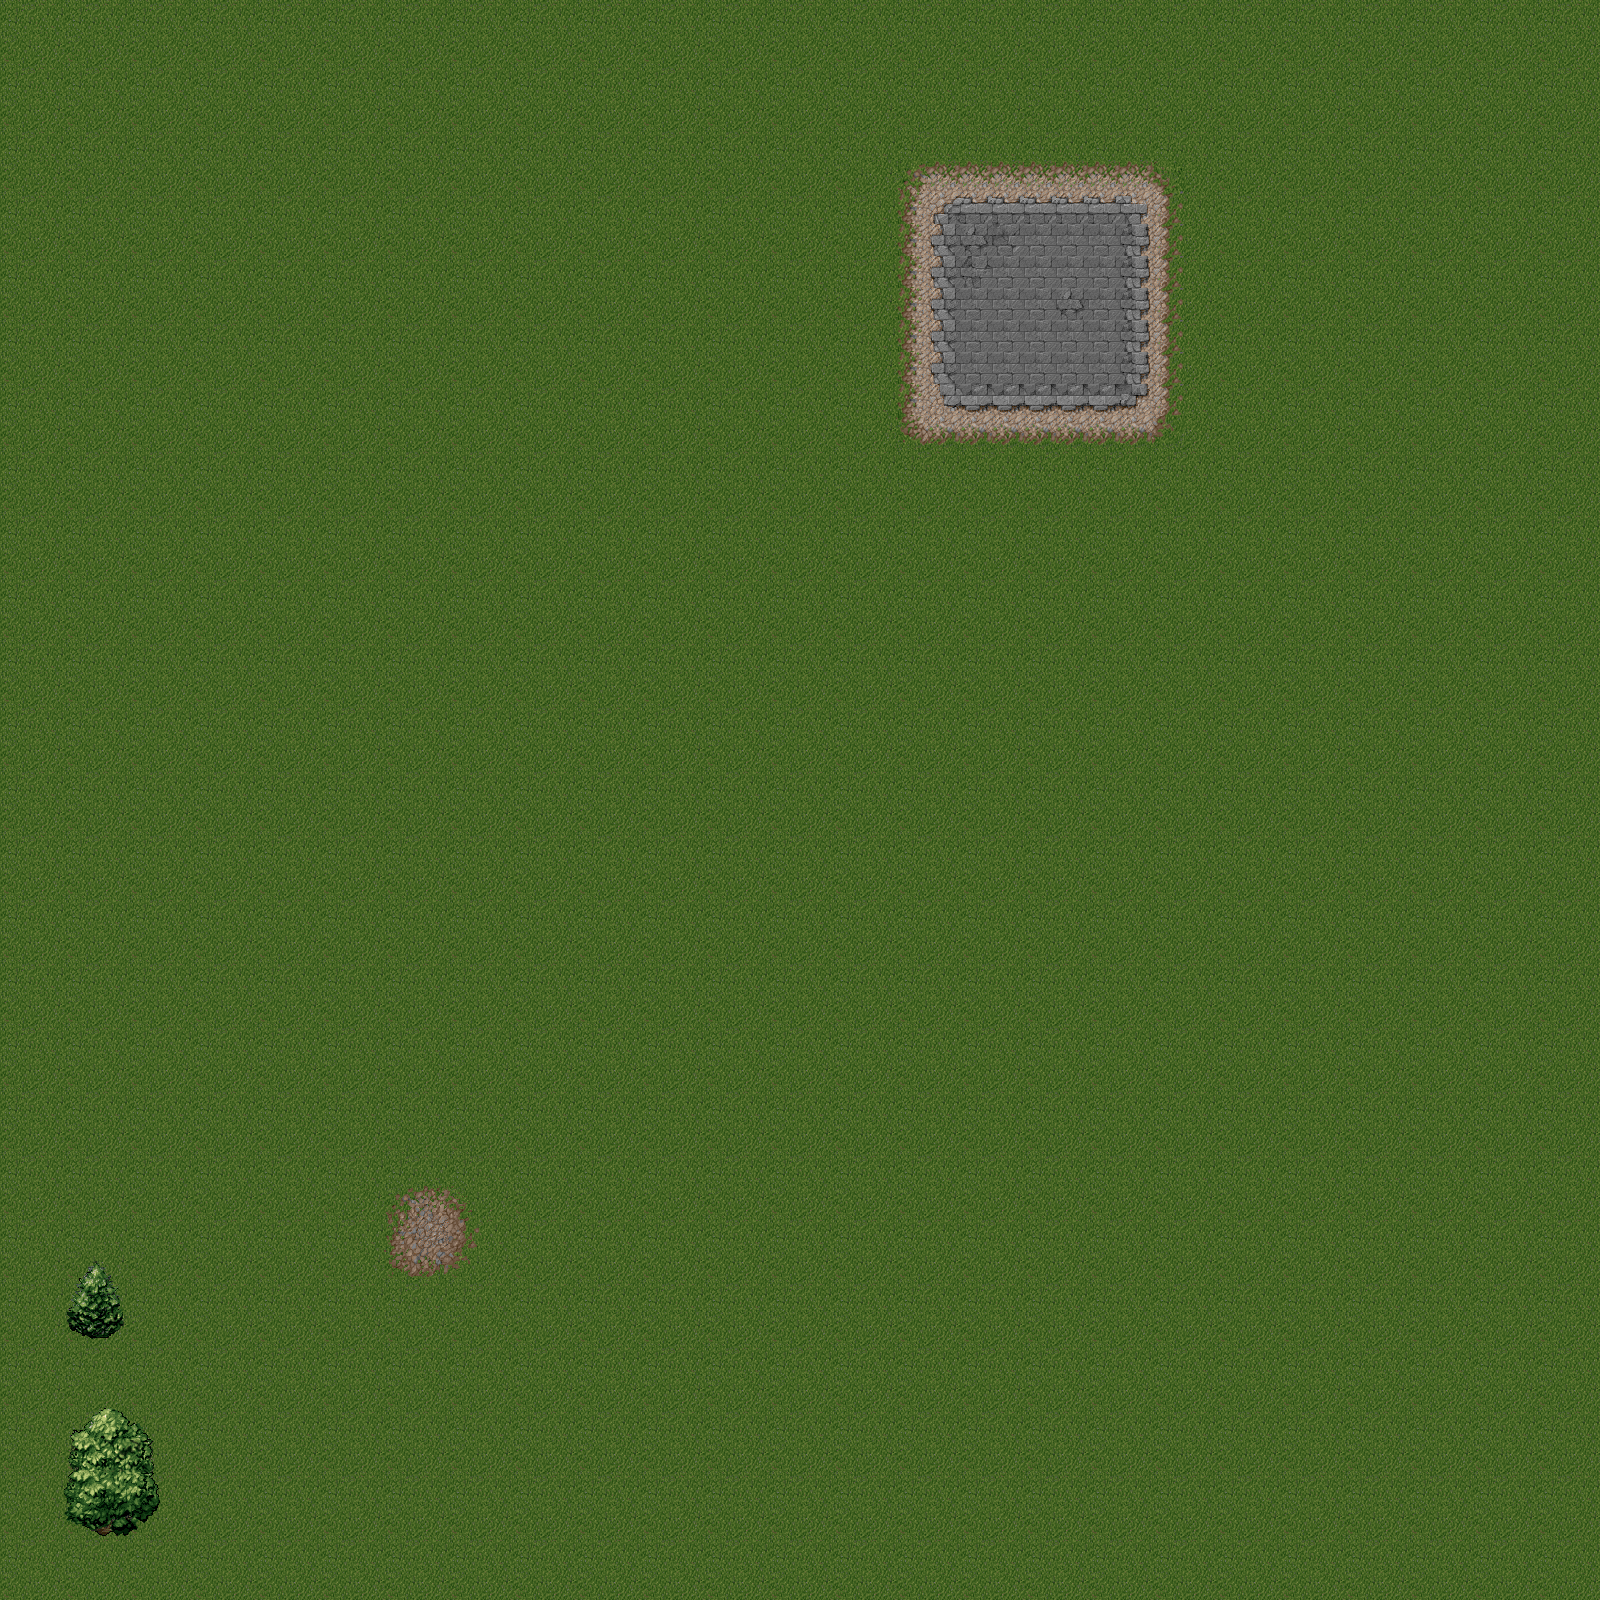

This is a level from a 2D game, rendered from its Tiled map with the project's own tilesets. A one-line summary and the map file follow, with tile-layer data summarised:
An orthogonal 50x50 tile map with 32x32 px tiles, 4 tile layers (under, sprites, upper, UpperUpper), 3 tilesets.

<map version="1.0" orientation="orthogonal" renderorder="left-up" width="50" height="50" tilewidth="32" tileheight="32" nextobjectid="1">
 <properties>
  <property name="spawnX" type="int" value="13" />
  <property name="spawnY" type="int" value="11" />
 </properties>
 <tileset firstgid="1" name="tileset" tilewidth="32" tileheight="32" tilecount="256" columns="16">
  <image source="rippedtileset.png" width="512" height="512" />
  <tile id="76">
   <properties>
    <property name="untraversable" type="bool" value="true" />
   </properties>
  </tile>
 </tileset>
 <tileset firstgid="257" name="tileset" tilewidth="16" tileheight="16" tilecount="256" columns="16">
  <image source="tileset.png" width="256" height="256" />
 </tileset>
 <tileset firstgid="513" name="awdstileset" tilewidth="32" tileheight="32" tilecount="480" columns="32">
  <image source="../sprites/awdstileset.png" width="1024" height="480" />
  <tile id="2">
   <properties>
    <property name="untraversable" type="bool" value="true" />
   </properties>
  </tile>
 </tileset>
 <layer name="under" width="50" height="50">
  <data>[2500 cells, 2500 non-empty, 33 distinct tile ids]</data>
 </layer>
 <layer name="sprites" width="50" height="50">
  <data>[2500 cells, 0 non-empty, 0 distinct tile ids]</data>
 </layer>
 <layer name="upper" width="50" height="50">
  <data>[2500 cells, 18 non-empty, 18 distinct tile ids]</data>
 </layer>
 <layer name="UpperUpper" width="50" height="50">
  <data>[2500 cells, 0 non-empty, 0 distinct tile ids]</data>
 </layer>
</map>